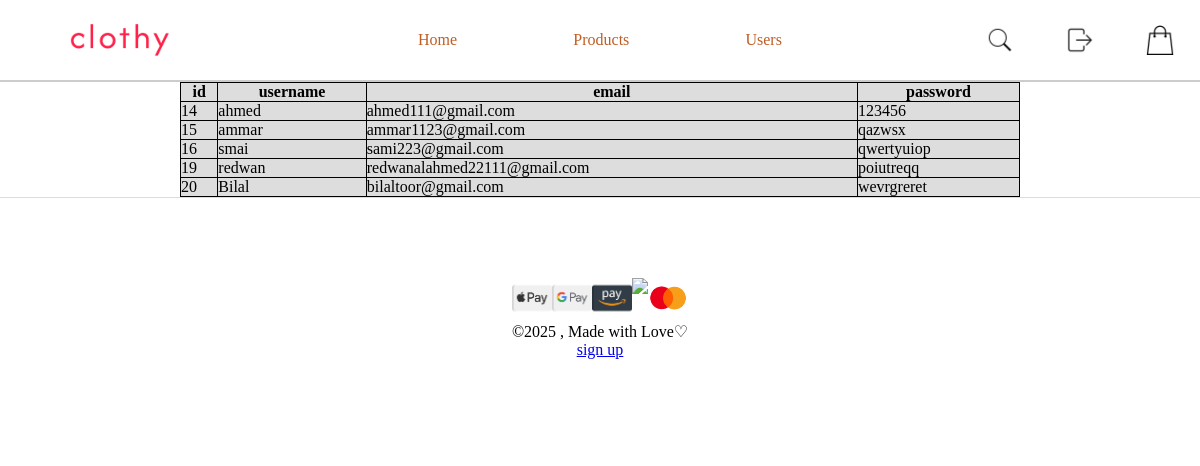
The page /users.php on the database its author committed.
### tables this page shows
CREATE TABLE `users` (
  `id` int(11) NOT NULL,
  `username` varchar(60) DEFAULT NULL,
  `email` varchar(60) DEFAULT NULL,
  `user_password` varchar(30) NOT NULL
);

### users.php (the view, shortened to what this page needs)
<?php
 $connect=mysqli_connect('localhost','root','','store');
$sql=mysqli_query($connect,"SELECT * FROM users");
?>
<!DOCTYPE html>
<html lang="en">
<head>
</head>
<body>
  <?php  require "header.php"   ?>
  <div class="container">
        <table>
            <tr>
                <th>id</th>
                <th>username</th>
                <th>email</th>
                <th>password</th>
            </tr>
            <?php
                  $i=1;
                while($row=mysqli_fetch_assoc($sql))
                {
                 ?>
             <tr>
                  <td><?= $row['id'] ?></td>
                    <td><?= $row['username'] ?></td>
                    <td><?= $row['email'] ?></td>
                    <td><?= $row['user_password'] ?></td>
             </tr>
            <?php  $i++; }  ?>
        </table>
  </div>
  <?php  include "footer.php"   ?>
</body>
</html>

### header.php
<header>
       <div class="first"><img width="100px" src="assets/logo.png"></div>
       <div class=second> <ul>
                <li><a href="index.php">Home</a></li>
                <li><a href="products.php">Products</a></li>
                <li><a href="users.php">Users</a></li>
            </ul>
       </div>
       <div class="third">
         <img src="assets/icon3.png" width="30px">
         <img src="assets/icon2.png"  width="30px">
         <img src="assets/icon1.png" width="30px">
       </div>
</header>

### footer.php
<footer>
    <div class="cards">
        <ul>
        <li><img src="assets/card1.png" width="40px"></li>
        <li><img src="assets/card2.png" width="40px"></li>
        <li><img src="assets/card3.png" width="40px"></li>
        <li><img src="assets/card5.png" width="40px"></li>
        <li><img src="assets/card4.png" width="40px"></li>
      </ul>
    </div>
    <p> &copy;2025 , Made with Love&#9825;</p>
    <span><a href="signup.php">sign up</a></span>
</footer>

### rows shown on the page
users: id "14", username "ahmed", email "ahmed111@gmail.com", user_password "123456"
users: id "15", username "ammar", email "ammar1123@gmail.com", user_password "qazwsx"
users: id "16", username "smai", email "sami223@gmail.com", user_password "qwertyuiop"
users: id "19", username "redwan", email "redwanalahmed22111@gmail.com", user_password "poiutreqq"
users: id "20", username "Bilal", email "bilaltoor@gmail.com", user_password "wevrgreret"
